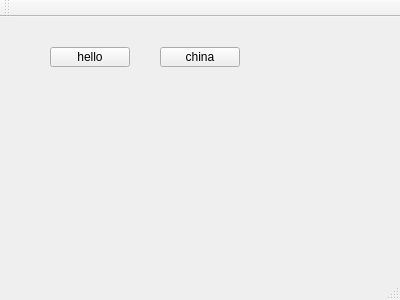
<?xml version="1.0" encoding="UTF-8"?>
<ui version="4.0">
 <class>MainWindow</class>
 <widget class="QMainWindow" name="MainWindow">
  <property name="geometry">
   <rect>
    <x>0</x>
    <y>0</y>
    <width>400</width>
    <height>300</height>
   </rect>
  </property>
  <property name="windowTitle">
   <string>MainWindow</string>
  </property>
  <widget class="QWidget" name="centralWidget">
   <widget class="QPushButton" name="helloBtn">
    <property name="geometry">
     <rect>
      <x>50</x>
      <y>30</y>
      <width>80</width>
      <height>20</height>
     </rect>
    </property>
    <property name="text">
     <string>hello</string>
    </property>
   </widget>
   <widget class="QPushButton" name="chinaBtn">
    <property name="geometry">
     <rect>
      <x>160</x>
      <y>30</y>
      <width>80</width>
      <height>20</height>
     </rect>
    </property>
    <property name="text">
     <string>china</string>
    </property>
   </widget>
  </widget>
  <widget class="QMenuBar" name="menuBar">
   <property name="geometry">
    <rect>
     <x>0</x>
     <y>0</y>
     <width>400</width>
     <height>22</height>
    </rect>
   </property>
  </widget>
  <widget class="QToolBar" name="mainToolBar">
   <attribute name="toolBarArea">
    <enum>TopToolBarArea</enum>
   </attribute>
   <attribute name="toolBarBreak">
    <bool>false</bool>
   </attribute>
  </widget>
  <widget class="QStatusBar" name="statusBar"/>
 </widget>
 <layoutdefault spacing="6" margin="11"/>
 <resources/>
 <connections/>
</ui>
